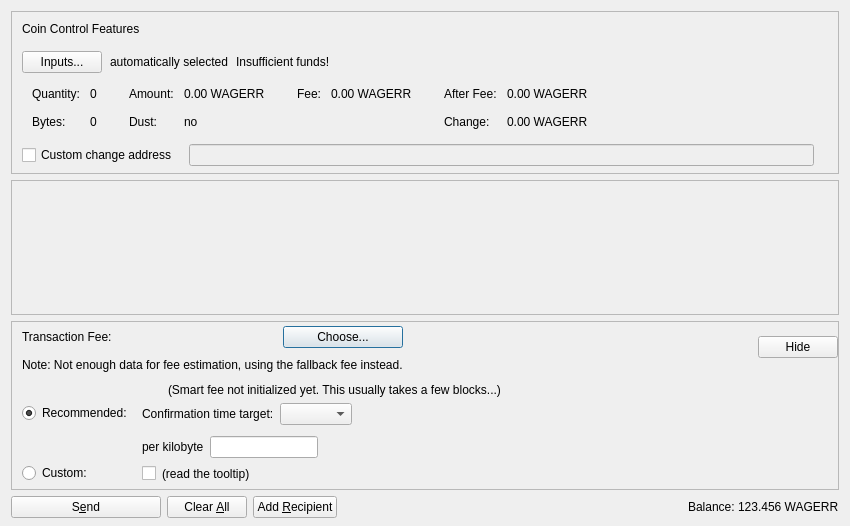
<?xml version="1.0" encoding="UTF-8"?>
<ui version="4.0">
 <class>SendCoinsDialog</class>
 <widget class="QDialog" name="SendCoinsDialog">
  <property name="geometry">
   <rect>
    <x>0</x>
    <y>0</y>
    <width>850</width>
    <height>526</height>
   </rect>
  </property>
  <property name="windowTitle">
   <string>Send Coins</string>
  </property>
  <layout class="QVBoxLayout" name="verticalLayout" stretch="0,1,0,0">
   <property name="bottomMargin">
    <number>8</number>
   </property>
   <item>
    <widget class="QFrame" name="frameCoinControl">
     <property name="sizePolicy">
      <sizepolicy hsizetype="Expanding" vsizetype="Expanding">
       <horstretch>0</horstretch>
       <verstretch>0</verstretch>
      </sizepolicy>
     </property>
     <property name="maximumSize">
      <size>
       <width>16777215</width>
       <height>16777215</height>
      </size>
     </property>
     <property name="frameShape">
      <enum>QFrame::StyledPanel</enum>
     </property>
     <property name="frameShadow">
      <enum>QFrame::Sunken</enum>
     </property>
     <layout class="QVBoxLayout" name="verticalLayoutCoinControl2">
      <property name="spacing">
       <number>0</number>
      </property>
      <property name="leftMargin">
       <number>0</number>
      </property>
      <property name="topMargin">
       <number>0</number>
      </property>
      <property name="rightMargin">
       <number>0</number>
      </property>
      <property name="bottomMargin">
       <number>6</number>
      </property>
      <item>
       <layout class="QVBoxLayout" name="verticalLayoutCoinControl" stretch="0,0,0,0,1">
        <property name="spacing">
         <number>0</number>
        </property>
        <property name="leftMargin">
         <number>10</number>
        </property>
        <property name="topMargin">
         <number>10</number>
        </property>
        <item>
         <layout class="QHBoxLayout" name="horizontalLayoutCoinControl1">
          <property name="bottomMargin">
           <number>15</number>
          </property>
          <item>
           <widget class="QLabel" name="labelCoinControlFeatures">
            <property name="sizePolicy">
             <sizepolicy hsizetype="Preferred" vsizetype="Maximum">
              <horstretch>0</horstretch>
              <verstretch>0</verstretch>
             </sizepolicy>
            </property>
            <property name="text">
             <string>Coin Control Features</string>
            </property>
           </widget>
          </item>
         </layout>
        </item>
        <item>
         <layout class="QHBoxLayout" name="horizontalLayoutCoinControl2" stretch="0,0,0,0">
          <property name="spacing">
           <number>8</number>
          </property>
          <property name="bottomMargin">
           <number>10</number>
          </property>
          <item>
           <widget class="QPushButton" name="pushButtonCoinControl">
            <property name="styleSheet">
             <string notr="true"/>
            </property>
            <property name="text">
             <string>Inputs...</string>
            </property>
            <property name="autoDefault">
             <bool>false</bool>
            </property>
           </widget>
          </item>
          <item>
           <widget class="QLabel" name="labelCoinControlAutomaticallySelected">
            <property name="text">
             <string>automatically selected</string>
            </property>
            <property name="margin">
             <number>5</number>
            </property>
           </widget>
          </item>
          <item>
           <widget class="QLabel" name="labelCoinControlInsuffFunds">
            <property name="text">
             <string>Insufficient funds!</string>
            </property>
            <property name="margin">
             <number>5</number>
            </property>
           </widget>
          </item>
          <item>
           <spacer name="horizontalSpacerCoinControl">
            <property name="orientation">
             <enum>Qt::Horizontal</enum>
            </property>
            <property name="sizeHint" stdset="0">
             <size>
              <width>40</width>
              <height>1</height>
             </size>
            </property>
           </spacer>
          </item>
         </layout>
        </item>
        <item>
         <widget class="QWidget" name="widgetCoinControl" native="true">
          <property name="sizePolicy">
           <sizepolicy hsizetype="Preferred" vsizetype="Preferred">
            <horstretch>0</horstretch>
            <verstretch>0</verstretch>
           </sizepolicy>
          </property>
          <property name="minimumSize">
           <size>
            <width>0</width>
            <height>0</height>
           </size>
          </property>
          <property name="styleSheet">
           <string notr="true"/>
          </property>
          <layout class="QHBoxLayout" name="horizontalLayoutCoinControl5">
           <property name="leftMargin">
            <number>0</number>
           </property>
           <property name="topMargin">
            <number>0</number>
           </property>
           <property name="rightMargin">
            <number>0</number>
           </property>
           <property name="bottomMargin">
            <number>0</number>
           </property>
           <item>
            <layout class="QHBoxLayout" name="horizontalLayoutCoinControl3" stretch="0,0,0,1">
             <property name="spacing">
              <number>20</number>
             </property>
             <property name="topMargin">
              <number>0</number>
             </property>
             <property name="bottomMargin">
              <number>10</number>
             </property>
             <item>
              <layout class="QFormLayout" name="formLayoutCoinControl1">
               <property name="horizontalSpacing">
                <number>10</number>
               </property>
               <property name="verticalSpacing">
                <number>14</number>
               </property>
               <property name="leftMargin">
                <number>10</number>
               </property>
               <property name="topMargin">
                <number>4</number>
               </property>
               <property name="rightMargin">
                <number>6</number>
               </property>
               <item row="0" column="0">
                <widget class="QLabel" name="labelCoinControlQuantityText">
                 <property name="text">
                  <string>Quantity:</string>
                 </property>
                 <property name="margin">
                  <number>0</number>
                 </property>
                </widget>
               </item>
               <item row="0" column="1">
                <widget class="QLabel" name="labelCoinControlQuantity">
                 <property name="cursor">
                  <cursorShape>IBeamCursor</cursorShape>
                 </property>
                 <property name="contextMenuPolicy">
                  <enum>Qt::ActionsContextMenu</enum>
                 </property>
                 <property name="text">
                  <string notr="true">0</string>
                 </property>
                 <property name="margin">
                  <number>0</number>
                 </property>
                 <property name="textInteractionFlags">
                  <set>Qt::LinksAccessibleByMouse|Qt::TextSelectableByKeyboard|Qt::TextSelectableByMouse</set>
                 </property>
                </widget>
               </item>
               <item row="1" column="0">
                <widget class="QLabel" name="labelCoinControlBytesText">
                 <property name="text">
                  <string>Bytes:</string>
                 </property>
                </widget>
               </item>
               <item row="1" column="1">
                <widget class="QLabel" name="labelCoinControlBytes">
                 <property name="cursor">
                  <cursorShape>IBeamCursor</cursorShape>
                 </property>
                 <property name="contextMenuPolicy">
                  <enum>Qt::ActionsContextMenu</enum>
                 </property>
                 <property name="text">
                  <string notr="true">0</string>
                 </property>
                 <property name="textInteractionFlags">
                  <set>Qt::LinksAccessibleByMouse|Qt::TextSelectableByKeyboard|Qt::TextSelectableByMouse</set>
                 </property>
                </widget>
               </item>
              </layout>
             </item>
             <item>
              <layout class="QFormLayout" name="formLayoutCoinControl2">
               <property name="horizontalSpacing">
                <number>10</number>
               </property>
               <property name="verticalSpacing">
                <number>14</number>
               </property>
               <property name="leftMargin">
                <number>6</number>
               </property>
               <property name="topMargin">
                <number>4</number>
               </property>
               <property name="rightMargin">
                <number>6</number>
               </property>
               <item row="0" column="0">
                <widget class="QLabel" name="labelCoinControlAmountText">
                 <property name="text">
                  <string>Amount:</string>
                 </property>
                 <property name="margin">
                  <number>0</number>
                 </property>
                </widget>
               </item>
               <item row="0" column="1">
                <widget class="QLabel" name="labelCoinControlAmount">
                 <property name="cursor">
                  <cursorShape>IBeamCursor</cursorShape>
                 </property>
                 <property name="contextMenuPolicy">
                  <enum>Qt::ActionsContextMenu</enum>
                 </property>
                 <property name="text">
                  <string notr="true">0.00 WAGERR</string>
                 </property>
                 <property name="textInteractionFlags">
                  <set>Qt::LinksAccessibleByMouse|Qt::TextSelectableByKeyboard|Qt::TextSelectableByMouse</set>
                 </property>
                </widget>
               </item>
               <item row="1" column="0">
                <widget class="QLabel" name="labelCoinControlLowOutputText">
                 <property name="text">
                  <string>Dust:</string>
                 </property>
                </widget>
               </item>
               <item row="1" column="1">
                <widget class="QLabel" name="labelCoinControlLowOutput">
                 <property name="cursor">
                  <cursorShape>IBeamCursor</cursorShape>
                 </property>
                 <property name="contextMenuPolicy">
                  <enum>Qt::ActionsContextMenu</enum>
                 </property>
                 <property name="text">
                  <string notr="true">no</string>
                 </property>
                 <property name="textInteractionFlags">
                  <set>Qt::LinksAccessibleByMouse|Qt::TextSelectableByKeyboard|Qt::TextSelectableByMouse</set>
                 </property>
                </widget>
               </item>
              </layout>
             </item>
             <item>
              <layout class="QFormLayout" name="formLayoutCoinControl3">
               <property name="horizontalSpacing">
                <number>10</number>
               </property>
               <property name="verticalSpacing">
                <number>14</number>
               </property>
               <property name="leftMargin">
                <number>6</number>
               </property>
               <property name="topMargin">
                <number>4</number>
               </property>
               <property name="rightMargin">
                <number>6</number>
               </property>
               <item row="0" column="0">
                <widget class="QLabel" name="labelCoinControlFeeText">
                 <property name="text">
                  <string>Fee:</string>
                 </property>
                 <property name="margin">
                  <number>0</number>
                 </property>
                </widget>
               </item>
               <item row="0" column="1">
                <widget class="QLabel" name="labelCoinControlFee">
                 <property name="cursor">
                  <cursorShape>IBeamCursor</cursorShape>
                 </property>
                 <property name="contextMenuPolicy">
                  <enum>Qt::ActionsContextMenu</enum>
                 </property>
                 <property name="text">
                  <string notr="true">0.00 WAGERR</string>
                 </property>
                 <property name="textInteractionFlags">
                  <set>Qt::LinksAccessibleByMouse|Qt::TextSelectableByKeyboard|Qt::TextSelectableByMouse</set>
                 </property>
                </widget>
               </item>
              </layout>
             </item>
             <item>
              <layout class="QFormLayout" name="formLayoutCoinControl4">
               <property name="horizontalSpacing">
                <number>10</number>
               </property>
               <property name="verticalSpacing">
                <number>14</number>
               </property>
               <property name="leftMargin">
                <number>6</number>
               </property>
               <property name="topMargin">
                <number>4</number>
               </property>
               <property name="rightMargin">
                <number>6</number>
               </property>
               <item row="0" column="0">
                <widget class="QLabel" name="labelCoinControlAfterFeeText">
                 <property name="text">
                  <string>After Fee:</string>
                 </property>
                 <property name="margin">
                  <number>0</number>
                 </property>
                </widget>
               </item>
               <item row="0" column="1">
                <widget class="QLabel" name="labelCoinControlAfterFee">
                 <property name="cursor">
                  <cursorShape>IBeamCursor</cursorShape>
                 </property>
                 <property name="contextMenuPolicy">
                  <enum>Qt::ActionsContextMenu</enum>
                 </property>
                 <property name="text">
                  <string notr="true">0.00 WAGERR</string>
                 </property>
                 <property name="textInteractionFlags">
                  <set>Qt::LinksAccessibleByMouse|Qt::TextSelectableByKeyboard|Qt::TextSelectableByMouse</set>
                 </property>
                </widget>
               </item>
               <item row="1" column="0">
                <widget class="QLabel" name="labelCoinControlChangeText">
                 <property name="text">
                  <string>Change:</string>
                 </property>
                </widget>
               </item>
               <item row="1" column="1">
                <widget class="QLabel" name="labelCoinControlChange">
                 <property name="cursor">
                  <cursorShape>IBeamCursor</cursorShape>
                 </property>
                 <property name="contextMenuPolicy">
                  <enum>Qt::ActionsContextMenu</enum>
                 </property>
                 <property name="text">
                  <string notr="true">0.00 WAGERR</string>
                 </property>
                 <property name="textInteractionFlags">
                  <set>Qt::LinksAccessibleByMouse|Qt::TextSelectableByKeyboard|Qt::TextSelectableByMouse</set>
                 </property>
                </widget>
               </item>
              </layout>
             </item>
            </layout>
           </item>
          </layout>
         </widget>
        </item>
        <item>
         <layout class="QHBoxLayout" name="horizontalLayoutCoinControl4" stretch="0,0,0">
          <property name="spacing">
           <number>12</number>
          </property>
          <property name="sizeConstraint">
           <enum>QLayout::SetDefaultConstraint</enum>
          </property>
          <property name="topMargin">
           <number>5</number>
          </property>
          <property name="rightMargin">
           <number>5</number>
          </property>
          <item>
           <widget class="QCheckBox" name="checkBoxCoinControlChange">
            <property name="toolTip">
             <string>If this is activated, but the change address is empty or invalid, change will be sent to a newly generated address.</string>
            </property>
            <property name="text">
             <string>Custom change address</string>
            </property>
           </widget>
          </item>
          <item>
           <widget class="QValidatedLineEdit" name="lineEditCoinControlChange">
            <property name="enabled">
             <bool>false</bool>
            </property>
            <property name="sizePolicy">
             <sizepolicy hsizetype="Expanding" vsizetype="Fixed">
              <horstretch>0</horstretch>
              <verstretch>0</verstretch>
             </sizepolicy>
            </property>
           </widget>
          </item>
          <item>
           <widget class="QLabel" name="labelCoinControlChangeLabel">
            <property name="sizePolicy">
             <sizepolicy hsizetype="Preferred" vsizetype="Expanding">
              <horstretch>0</horstretch>
              <verstretch>0</verstretch>
             </sizepolicy>
            </property>
            <property name="minimumSize">
             <size>
              <width>0</width>
              <height>0</height>
             </size>
            </property>
            <property name="text">
             <string/>
            </property>
            <property name="margin">
             <number>3</number>
            </property>
           </widget>
          </item>
         </layout>
        </item>
        <item>
         <spacer name="verticalSpacerCoinControl">
          <property name="orientation">
           <enum>Qt::Vertical</enum>
          </property>
          <property name="sizeHint" stdset="0">
           <size>
            <width>800</width>
            <height>1</height>
           </size>
          </property>
         </spacer>
        </item>
       </layout>
      </item>
     </layout>
    </widget>
   </item>
   <item>
    <widget class="QScrollArea" name="scrollArea">
     <property name="widgetResizable">
      <bool>true</bool>
     </property>
     <widget class="QWidget" name="scrollAreaWidgetContents">
      <property name="geometry">
       <rect>
        <x>0</x>
        <y>0</y>
        <width>830</width>
        <height>104</height>
       </rect>
      </property>
      <layout class="QVBoxLayout" name="verticalLayout_2" stretch="0,1">
       <property name="leftMargin">
        <number>0</number>
       </property>
       <property name="topMargin">
        <number>0</number>
       </property>
       <property name="rightMargin">
        <number>0</number>
       </property>
       <property name="bottomMargin">
        <number>0</number>
       </property>
       <item>
        <layout class="QVBoxLayout" name="entries">
         <property name="spacing">
          <number>6</number>
         </property>
        </layout>
       </item>
       <item>
        <spacer name="verticalSpacer">
         <property name="orientation">
          <enum>Qt::Vertical</enum>
         </property>
         <property name="sizeHint" stdset="0">
          <size>
           <width>20</width>
           <height>40</height>
          </size>
         </property>
        </spacer>
       </item>
      </layout>
     </widget>
    </widget>
   </item>
   <item>
    <widget class="QFrame" name="frameFee">
     <property name="sizePolicy">
      <sizepolicy hsizetype="Expanding" vsizetype="Expanding">
       <horstretch>0</horstretch>
       <verstretch>0</verstretch>
      </sizepolicy>
     </property>
     <property name="maximumSize">
      <size>
       <width>16777215</width>
       <height>16777215</height>
      </size>
     </property>
     <property name="frameShape">
      <enum>QFrame::StyledPanel</enum>
     </property>
     <property name="frameShadow">
      <enum>QFrame::Sunken</enum>
     </property>
     <layout class="QVBoxLayout" name="verticalLayoutFee1">
      <property name="spacing">
       <number>0</number>
      </property>
      <property name="leftMargin">
       <number>0</number>
      </property>
      <property name="topMargin">
       <number>0</number>
      </property>
      <property name="rightMargin">
       <number>0</number>
      </property>
      <property name="bottomMargin">
       <number>0</number>
      </property>
      <item>
       <layout class="QVBoxLayout" name="verticalLayoutFee2" stretch="0,0,0">
        <property name="spacing">
         <number>0</number>
        </property>
        <property name="leftMargin">
         <number>10</number>
        </property>
        <property name="topMargin">
         <number>0</number>
        </property>
        <item>
         <layout class="QHBoxLayout" name="horizontalLayoutFee1">
          <property name="bottomMargin">
           <number>0</number>
          </property>
          <item>
           <layout class="QVBoxLayout" name="verticalLayoutFee7">
            <property name="spacing">
             <number>0</number>
            </property>
            <item>
             <spacer name="verticalSpacerSmartFee">
              <property name="orientation">
               <enum>Qt::Vertical</enum>
              </property>
              <property name="sizeType">
               <enum>QSizePolicy::Fixed</enum>
              </property>
              <property name="sizeHint" stdset="0">
               <size>
                <width>1</width>
                <height>4</height>
               </size>
              </property>
             </spacer>
            </item>
            <item>
             <layout class="QHBoxLayout" name="horizontalLayoutSmartFee">
              <property name="spacing">
               <number>10</number>
              </property>
              <item>
               <widget class="QLabel" name="labelFeeHeadline">
                <property name="sizePolicy">
                 <sizepolicy hsizetype="Preferred" vsizetype="Maximum">
                  <horstretch>0</horstretch>
                  <verstretch>0</verstretch>
                 </sizepolicy>
                </property>
                <property name="text">
                 <string>Transaction Fee:</string>
                </property>
               </widget>
              </item>
              <item>
               <widget class="QLabel" name="labelFeeMinimized">
                <property name="text">
                 <string/>
                </property>
               </widget>
              </item>
              <item>
               <widget class="QPushButton" name="buttonChooseFee">
                <property name="text">
                 <string>Choose...</string>
                </property>
               </widget>
              </item>
             </layout>
            </item>
            <item>
             <spacer name="verticalSpacer_7">
              <property name="orientation">
               <enum>Qt::Vertical</enum>
              </property>
              <property name="sizeHint" stdset="0">
               <size>
                <width>1</width>
                <height>10</height>
               </size>
              </property>
             </spacer>
            </item>
            <item>
             <widget class="QLabel" name="fallbackFeeWarningLabel">
              <property name="toolTip">
               <string>Using the fallbackfee can result in sending a transaction that will take several hours or days (or never) to confirm. Consider choosing your fee manually or wait until you have validated the complete chain.</string>
              </property>
              <property name="text">
               <string>Note: Not enough data for fee estimation, using the fallback fee instead.</string>
              </property>
              <property name="wordWrap">
               <bool>false</bool>
              </property>
             </widget>
            </item>
            <item>
             <spacer name="verticalSpacer_5">
              <property name="orientation">
               <enum>Qt::Vertical</enum>
              </property>
              <property name="sizeHint" stdset="0">
               <size>
                <width>1</width>
                <height>1</height>
               </size>
              </property>
             </spacer>
            </item>
           </layout>
          </item>
          <item>
           <spacer name="horizontalSpacer_4">
            <property name="orientation">
             <enum>Qt::Horizontal</enum>
            </property>
            <property name="sizeHint" stdset="0">
             <size>
              <width>1</width>
              <height>1</height>
             </size>
            </property>
           </spacer>
          </item>
          <item>
           <widget class="QPushButton" name="buttonMinimizeFee">
            <property name="toolTip">
             <string>collapse fee-settings</string>
            </property>
            <property name="text">
             <string>Hide</string>
            </property>
           </widget>
          </item>
         </layout>
        </item>
        <item>
         <widget class="QFrame" name="frameFeeSelection">
          <layout class="QVBoxLayout" name="verticalLayoutFee12">
           <property name="spacing">
            <number>0</number>
           </property>
           <property name="leftMargin">
            <number>0</number>
           </property>
           <property name="topMargin">
            <number>0</number>
           </property>
           <property name="rightMargin">
            <number>0</number>
           </property>
           <property name="bottomMargin">
            <number>0</number>
           </property>
           <item>
            <layout class="QGridLayout" name="gridLayoutFee">
             <property name="topMargin">
              <number>10</number>
             </property>
             <property name="bottomMargin">
              <number>4</number>
             </property>
             <property name="horizontalSpacing">
              <number>10</number>
             </property>
             <property name="verticalSpacing">
              <number>4</number>
             </property>
             <item row="1" column="1">
              <layout class="QVBoxLayout" name="verticalLayoutFee8">
               <property name="spacing">
                <number>6</number>
               </property>
               <property name="topMargin">
                <number>3</number>
               </property>
               <item>
                <layout class="QHBoxLayout" name="horizontalLayoutFee13" stretch="0,0,1">
                 <item>
                  <widget class="QLabel" name="labelCustomPerKilobyte">
                   <property name="toolTip">
                    <string>If the custom fee is set to 1000 duffs and the transaction is only 250 bytes, then &quot;per kilobyte&quot; only pays 250 duffs in fee,&lt;br /&gt;while &quot;at least&quot; pays 1000 duffs. For transactions bigger than a kilobyte both pay by kilobyte.</string>
                   </property>
                   <property name="text">
                    <string>per kilobyte</string>
                   </property>
                  </widget>
                 </item>
                 <item>
                  <widget class="BitcoinAmountField" name="customFee"/>
                 </item>
                 <item>
                  <spacer name="horizontalSpacer_6">
                   <property name="orientation">
                    <enum>Qt::Horizontal</enum>
                   </property>
                   <property name="sizeHint" stdset="0">
                    <size>
                     <width>1</width>
                     <height>1</height>
                    </size>
                   </property>
                  </spacer>
                 </item>
                </layout>
               </item>
               <item>
                <layout class="QHBoxLayout" name="horizontalLayoutFee8">
                 <item>
                  <widget class="QCheckBox" name="checkBoxMinimumFee">
                   <property name="toolTip">
                    <string>Paying only the minimum fee is just fine as long as there is less transaction volume than space in the blocks.&lt;br /&gt;But be aware that this can end up in a never confirming transaction once there is more demand for wagerr transactions than the network can process.</string>
                   </property>
                   <property name="text">
                    <string/>
                   </property>
                  </widget>
                 </item>
                 <item>
                  <widget class="QLabel" name="labelMinFeeWarning">
                   <property name="enabled">
                    <bool>true</bool>
                   </property>
                   <property name="toolTip">
                    <string>Paying only the minimum fee is just fine as long as there is less transaction volume than space in the blocks.&lt;br /&gt;But be aware that this can end up in a never confirming transaction once there is more demand for wagerr transactions than the network can process.</string>
                   </property>
                   <property name="text">
                    <string>(read the tooltip)</string>
                   </property>
                   <property name="margin">
                    <number>5</number>
                   </property>
                  </widget>
                 </item>
                 <item>
                  <spacer name="horizontalSpacer_2">
                   <property name="orientation">
                    <enum>Qt::Horizontal</enum>
                   </property>
                   <property name="sizeHint" stdset="0">
                    <size>
                     <width>1</width>
                     <height>1</height>
                    </size>
                   </property>
                  </spacer>
                 </item>
                </layout>
               </item>
              </layout>
             </item>
             <item row="0" column="0">
              <layout class="QVBoxLayout" name="verticalLayoutFee4" stretch="0,1">
               <property name="topMargin">
                <number>20</number>
               </property>
               <property name="bottomMargin">
                <number>3</number>
               </property>
               <item>
                <widget class="QRadioButton" name="radioSmartFee">
                 <property name="text">
                  <string>Recommended:</string>
                 </property>
                 <property name="checked">
                  <bool>true</bool>
                 </property>
                 <attribute name="buttonGroup">
                  <string notr="true">groupFee</string>
                 </attribute>
                </widget>
               </item>
               <item>
                <spacer name="verticalSpacer_2">
                 <property name="orientation">
                  <enum>Qt::Vertical</enum>
                 </property>
                 <property name="sizeHint" stdset="0">
                  <size>
                   <width>1</width>
                   <height>1</height>
                  </size>
                 </property>
                </spacer>
               </item>
              </layout>
             </item>
             <item row="1" column="0">
              <layout class="QVBoxLayout" name="verticalLayoutFee9" stretch="0,1">
               <property name="topMargin">
                <number>30</number>
               </property>
               <item>
                <widget class="QRadioButton" name="radioCustomFee">
                 <property name="text">
                  <string>Custom:</string>
                 </property>
                 <attribute name="buttonGroup">
                  <string notr="true">groupFee</string>
                 </attribute>
                </widget>
               </item>
               <item>
                <spacer name="verticalSpacer_6">
                 <property name="orientation">
                  <enum>Qt::Vertical</enum>
                 </property>
                 <property name="sizeHint" stdset="0">
                  <size>
                   <width>1</width>
                   <height>1</height>
                  </size>
                 </property>
                </spacer>
               </item>
              </layout>
             </item>
             <item row="0" column="1">
              <layout class="QVBoxLayout" name="verticalLayoutFee3" stretch="0,0,1">
               <property name="spacing">
                <number>6</number>
               </property>
               <property name="topMargin">
                <number>0</number>
               </property>
               <property name="bottomMargin">
                <number>3</number>
               </property>
               <item>
                <layout class="QHBoxLayout" name="horizontalLayoutFee12">
                 <item>
                  <widget class="QLabel" name="labelSmartFee">
                   <property name="text">
                    <string/>
                   </property>
                   <property name="margin">
                    <number>2</number>
                   </property>
                  </widget>
                 </item>
                 <item>
                  <widget class="QLabel" name="labelFeeEstimation">
                   <property name="text">
                    <string/>
                   </property>
                  </widget>
                 </item>
                 <item>
                  <widget class="QLabel" name="labelSmartFee2">
                   <property name="text">
                    <string>(Smart fee not initialized yet. This usually takes a few blocks...)</string>
                   </property>
                   <property name="margin">
                    <number>2</number>
                   </property>
                  </widget>
                 </item>
                 <item>
                  <spacer name="horizontalSpacer_5">
                   <property name="orientation">
                    <enum>Qt::Horizontal</enum>
                   </property>
                   <property name="sizeHint" stdset="0">
                    <size>
                     <width>1</width>
                     <height>1</height>
                    </size>
                   </property>
                  </spacer>
                 </item>
                </layout>
               </item>
               <item>
                <layout class="QHBoxLayout" name="horizontalLayoutFee9">
                 <item>
                  <layout class="QVBoxLayout" name="verticalLayoutFee6">
                   <item>
                    <widget class="QLabel" name="labelSmartFee3">
                     <property name="text">
                      <string>Confirmation time target:</string>
                     </property>
                     <property name="margin">
                      <number>2</number>
                     </property>
                    </widget>
                   </item>
                  </layout>
                 </item>
                 <item>
                  <layout class="QVBoxLayout" name="verticalLayoutFee5">
                   <property name="rightMargin">
                    <number>30</number>
                   </property>
                   <item>
                    <layout class="QHBoxLayout" name="horizontalLayoutConfTarget">
                     <property name="bottomMargin">
                      <number>0</number>
                     </property>
                     <item>
                      <widget class="QComboBox" name="confTargetSelector"/>
                     </item>
                     <item>
                      <spacer name="horizontalSpacerConfTarget">
                       <property name="orientation">
                        <enum>Qt::Horizontal</enum>
                       </property>
                       <property name="sizeHint" stdset="0">
                        <size>
                         <width>40</width>
                         <height>20</height>
                        </size>
                       </property>
                      </spacer>
                     </item>
                    </layout>
                   </item>
                  </layout>
                 </item>
                </layout>
               </item>
               <item>
                <spacer name="verticalSpacer_4">
                 <property name="orientation">
                  <enum>Qt::Vertical</enum>
                 </property>
                 <property name="sizeHint" stdset="0">
                  <size>
                   <width>1</width>
                   <height>1</height>
                  </size>
                 </property>
                </spacer>
               </item>
              </layout>
             </item>
            </layout>
           </item>
          </layout>
         </widget>
        </item>
        <item>
         <spacer name="verticalSpacerFee">
          <property name="orientation">
           <enum>Qt::Vertical</enum>
          </property>
          <property name="sizeHint" stdset="0">
           <size>
            <width>800</width>
            <height>1</height>
           </size>
          </property>
         </spacer>
        </item>
       </layout>
      </item>
     </layout>
    </widget>
   </item>
   <item>
    <layout class="QHBoxLayout" name="horizontalLayout">
     <item>
      <widget class="QPushButton" name="sendButton">
       <property name="minimumSize">
        <size>
         <width>150</width>
         <height>0</height>
        </size>
       </property>
       <property name="toolTip">
        <string>Confirm the send action</string>
       </property>
       <property name="text">
        <string>S&amp;end</string>
       </property>
       <property name="autoDefault">
        <bool>false</bool>
       </property>
       <property name="default">
        <bool>false</bool>
       </property>
      </widget>
     </item>
     <item>
      <widget class="QPushButton" name="clearButton">
       <property name="sizePolicy">
        <sizepolicy hsizetype="Minimum" vsizetype="Fixed">
         <horstretch>0</horstretch>
         <verstretch>0</verstretch>
        </sizepolicy>
       </property>
       <property name="toolTip">
        <string>Clear all fields of the form.</string>
       </property>
       <property name="text">
        <string>Clear &amp;All</string>
       </property>
       <property name="autoDefault">
        <bool>false</bool>
       </property>
      </widget>
     </item>
     <item>
      <widget class="QPushButton" name="addButton">
       <property name="toolTip">
        <string>Send to multiple recipients at once</string>
       </property>
       <property name="text">
        <string>Add &amp;Recipient</string>
       </property>
       <property name="autoDefault">
        <bool>false</bool>
       </property>
      </widget>
     </item>
     <item>
      <spacer name="horizontalSpacer">
       <property name="orientation">
        <enum>Qt::Horizontal</enum>
       </property>
       <property name="sizeHint" stdset="0">
        <size>
         <width>40</width>
         <height>20</height>
        </size>
       </property>
      </spacer>
     </item>
     <item>
      <layout class="QHBoxLayout" name="horizontalLayout_2">
       <property name="spacing">
        <number>3</number>
       </property>
       <item>
        <widget class="QLabel" name="labelBalanceText">
         <property name="text">
          <string>Balance:</string>
         </property>
        </widget>
       </item>
       <item>
        <widget class="QLabel" name="labelBalance">
         <property name="sizePolicy">
          <sizepolicy hsizetype="Preferred" vsizetype="Preferred">
           <horstretch>0</horstretch>
           <verstretch>0</verstretch>
          </sizepolicy>
         </property>
         <property name="cursor">
          <cursorShape>IBeamCursor</cursorShape>
         </property>
         <property name="text">
          <string notr="true">123.456 WAGERR</string>
         </property>
         <property name="textInteractionFlags">
          <set>Qt::LinksAccessibleByMouse|Qt::TextSelectableByKeyboard|Qt::TextSelectableByMouse</set>
         </property>
        </widget>
       </item>
      </layout>
     </item>
    </layout>
   </item>
  </layout>
 </widget>
 <customwidgets>
  <customwidget>
   <class>QValidatedLineEdit</class>
   <extends>QLineEdit</extends>
   <header>qt/qvalidatedlineedit.h</header>
  </customwidget>
  <customwidget>
   <class>BitcoinAmountField</class>
   <extends>QLineEdit</extends>
   <header>qt/bitcoinamountfield.h</header>
   <container>1</container>
  </customwidget>
 </customwidgets>
 <resources>
  <include location="../wagerr.qrc"/>
 </resources>
 <connections/>
 <buttongroups>
  <buttongroup name="groupFee"/>
 </buttongroups>
</ui>
